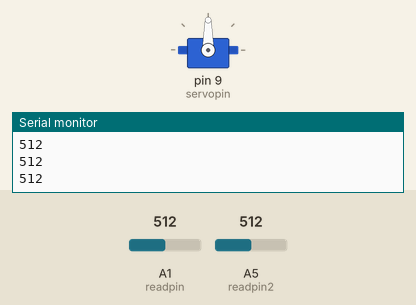
Simulated run of this sketch. Board: Arduino Uno, built with avr-gcc and run on an emulated ATmega328P. On the bench: servo, the last lines printed to the serial monitor. Inputs (shaded band) come from the test bench; at power-on: A1 (readpin) = 512, A5 (readpin2) = 512.

Above: at 1.2 s.
1.3 s: A1 (readpin) set to 716
At 1.6 s:
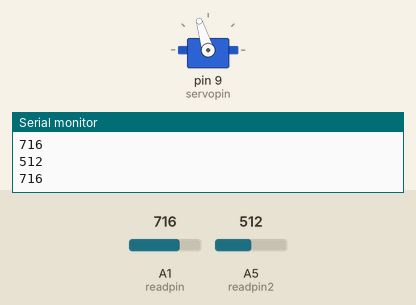
2.8 s: A5 (readpin2) set to 306
At 4.0 s:
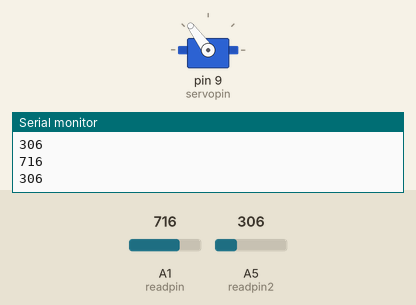
4.3 s: A1 (readpin) set to 900
At 5.4 s:
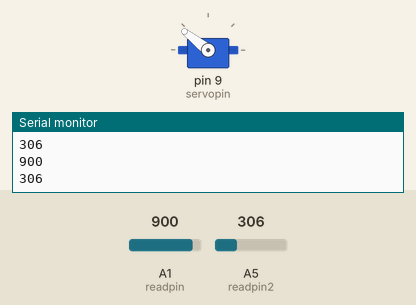
5.8 s: A5 (readpin2) set to 0
At 6.6 s:
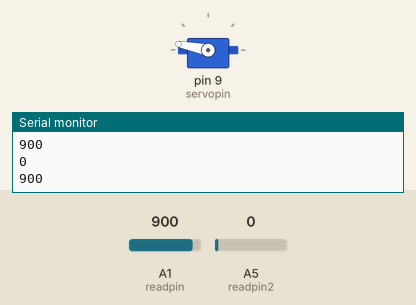
7.3 s: A1 (readpin) set to 1023
At 7.7 s:
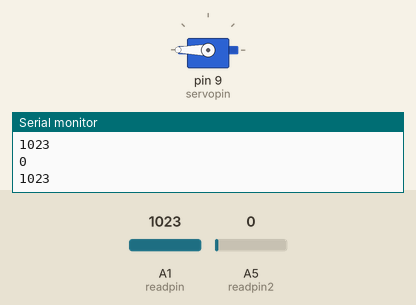
8.8 s: A1 (readpin) set to 0
At 10.2 s:
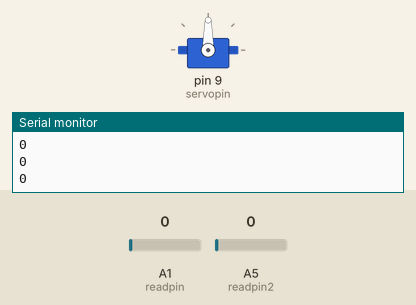
Timing chart, 0 to 11.3 s (numbered marks = the images above; inputs shaded):
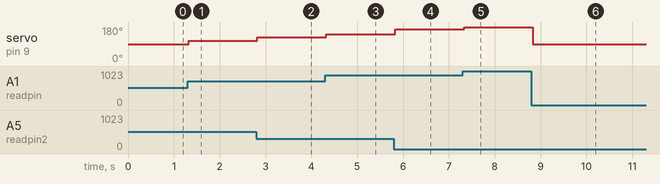

Measured:
- after the input at 1.3 s, servo on pin 9 (servopin): 90° → 107° at once
- after the input at 2.8 s, servo on pin 9 (servopin): 107° → 126° at once
- after the input at 4.3 s, servo on pin 9 (servopin): 126° → 142° at once
- after the input at 5.8 s, servo on pin 9 (servopin): 142° → 169° at once
- after the input at 7.3 s, servo on pin 9 (servopin): 169° → 180° at once
- after the input at 8.8 s, servo on pin 9 (servopin): 180° → 90° at once

The sketch:

light_tracker.ino
```cpp
#include <Servo.h>
Servo myServo;
int readpin = A1;
int readpin2 = A5;
int servopin = 9;
int fvolt1;
int fvolt2;
int diff;
int fval;

void setup() {
pinMode(readpin, INPUT);
Serial.begin(9600);
myServo.attach(servopin);

}

int sensor1(){
  int readval1 = analogRead(readpin);
  Serial.println(readval1);
  return readval1;
}

int sensor2(){
  int readval2 = analogRead(readpin2);
  Serial.println(readval2);
  return readval2;
}

void loop() {
  fvolt1 = sensor1();
  fvolt2 = sensor2();
  diff = fvolt1 - fvolt2;
  fval = map(diff, -1023, 1023, 0, 180);
  myServo.write(fval);
  delay(30);
}
```
